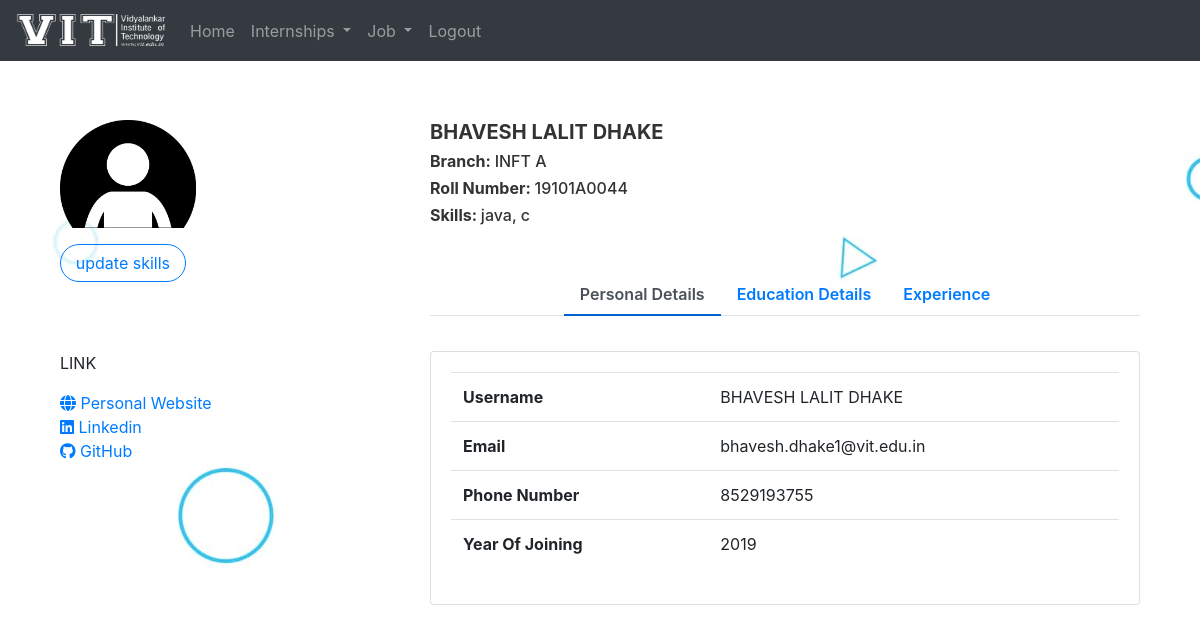
The page /placement_cell/displayProfile/19101A0044/ (signed in) on the database as committed earlier.
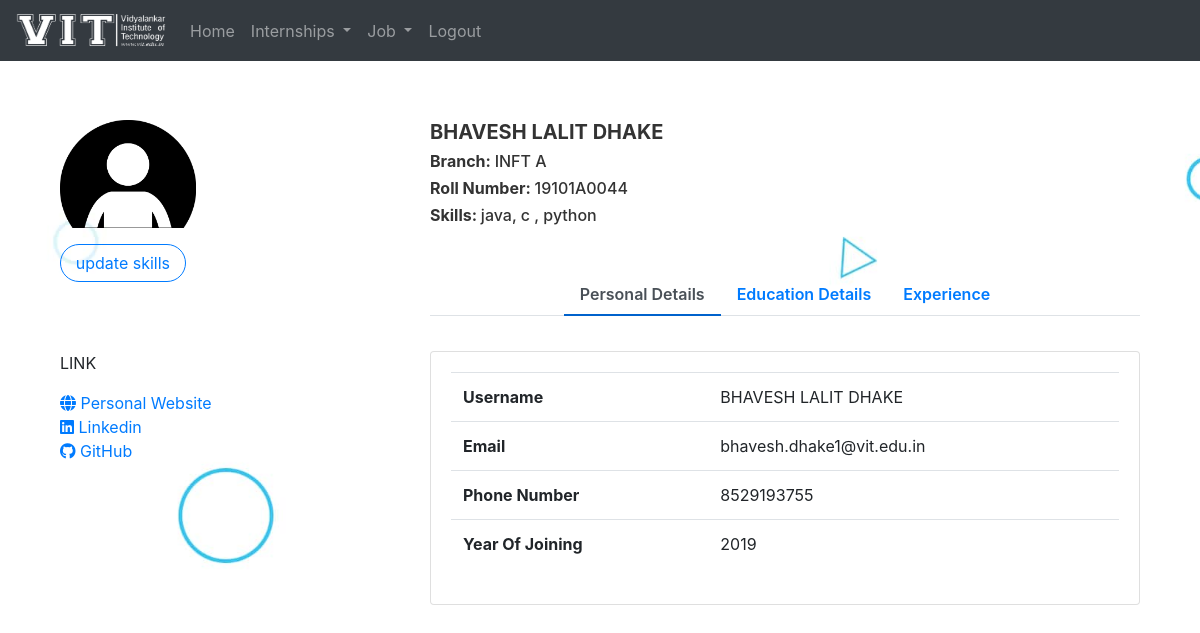
The same page on the database as committed later.
### DMS_Student/models.py (models this page shows, shortened)
class Student(models.Model):
    roll_no = models.CharField(primary_key=True ,max_length=20, null=False)
    phone = models.CharField(max_length=10, null=True)
    father_name = models.CharField(max_length=50, null=True)
    skills = models.TextField(max_length=500, null=False)

### DMS_Student/decorators.py (the view)
        def wrapper_function(request, *args, **kwargs):
            group = None
            if request.user.groups.exists():
                group = request.user.groups.all()[0].name
            if group in allowed_roles:
                 return view_function(request, *args, **kwargs)
            else:
                return HttpResponse('You are not authorized to view this page')

### DMS_Placement_Cell/templates/placement/displayProfile.html (shortened to what this page needs)
{% extends 'placement/base.html' %}
{% load static %}
{% block content %}
<link rel="stylesheet" href="{% static 'css/profile.css' %}">
<div class="container emp-profile">
    <div class="row">
        <div class="col-md-4">
            <div class="profile-img">
                <img src="{% static 'images/person.jpg'%}" alt="" />
                <form method="post">
                    <button type="submit" class="profile-edit-btn btn btn-outline-primary my-3">update skills</button>
                </form>
            </div>
        </div>
        <div class="col-md-8">
            <div class="profile-head">
                <h5><strong>{{name}}</strong></h5>
                <h6><strong>Branch: </strong>{{branch}} {{div}}</h6>
                <h6><strong>Roll Number: </strong>{{rollNo}}</h6>
                <h6><strong>Skills: </strong>{{student.skills}}</h6>
                <ul class="nav nav-tabs mt-5 d-flex justify-content-center" id="myTab" role="tablist">
                    <li class="nav-item">
                        <a class="nav-link active" id="home-tab" data-toggle="tab" href="#home" role="tab"
                            aria-controls="home" aria-selected="true">Personal Details</a>
                    </li>
                    <li class="nav-item">
                        <a class="nav-link" id="edu-tab" data-toggle="tab" href="#edu" role="tab" aria-controls="edu"
                            aria-selected="false">Education Details</a>
                    </li>
                    <li class="nav-item">
                        <a class="nav-link" id="profile-tab" data-toggle="tab" href="#exp" role="tab"
                            aria-controls="profile" aria-selected="false">Experience</a>
                    </li>
                </ul>
            </div>
        </div>
    </div>
    <div class="row">
        <div class="col-md-4" id="link-col">
            <div class="profile-work">
                <p>LINK</p>
                <a href="#"><i class="fas fa-globe"></i> Personal Website</a><br>
                <a href="#"><i class="fab fa-linkedin"></i> Linkedin</a><br>
                <a href="#"><i class="fab fa-github"></i> GitHub</a><br>
            </div>
        </div>
        <div class="col-md-8" id="info-col">
            <div class="tab-content profile-tab" id="myTabContent">
                <div class="tab-pane fade show active" id="home" role="tabpanel" aria-labelledby="home-tab">
                    <div class="card card-body">
                        <table class="table table-hover">
                            <tbody>
                                <tr>
                                    <td><strong>Username</strong></td>
                                    <td>{{name}}</td>
                                </tr>
                                <tr>
                                    <td><strong>Email</strong></td>
                                    <td>{{user.email}}</td>
                                </tr>
                                <tr>
                                    <td><strong>Phone Number</strong></td>
                                    <td>{{student.phone}}</td>
                                </tr>
                                <tr>
                                    <td><strong>Year Of Joining</strong></td>
                                    <td>{{yearOfJoining}}</td>
                                </tr>
                            </tbody>
                        </table>
                    </div>
                </div>
        </div>
    </div>
</div>
</div>
{%endblock%}

Rows that differ between the two databases and show on the page:
changed Student: skills "java, c" → "java, c , python"
